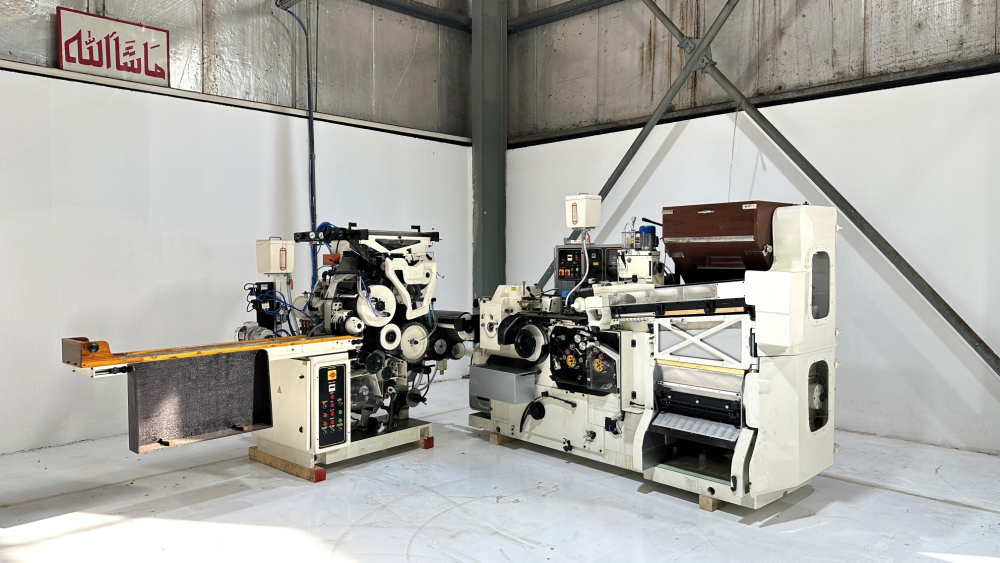
#> input picture mk8_reel/ref/1.jpg, 2000 x 1125 px (shown at 1/2 size); its folder holds 4 pictures in this run
$ python music2.py ref/1.jpg
#> lines starting #> are read from the running program, lines starting #| are printed output that depends on the picture
### mk8_reel/render2.py
"""MK-8 animated exploded-view reel v2 (1080x1920, 30 fps).

Animated version: wheels/drums/gears rotate inside the real photos, exploded parts are
true 3D cards (perspective, thickness, depth sort) under an orbiting camera, wireframe
scan, glitch cuts. Every visible part is pixels from the reference photos.

python3 render2.py                 -> frames into $FRAMES
python3 render2.py --still 5,12 D  -> stills into D
"""
import math, os, sys, json
from multiprocessing import Pool
import numpy as np
import cv2
from PIL import Image, ImageDraw, ImageFilter, ImageFont

HERE = os.path.dirname(os.path.abspath(__file__))
W, H, FPS = 1080, 1920, 30
DUR = 36.0
CYAN = (90, 200, 255)
WHITE = (255, 255, 255)
FOC = 1900.0

F_BOLD = '/usr/share/fonts/opentype/inter/Inter-Bold.otf'
F_SEMI = '/usr/share/fonts/opentype/inter/Inter-SemiBold.otf'
F_MONO = '/usr/share/fonts/truetype/dejavu/DejaVuSansMono.ttf'
if not os.path.exists(F_SEMI):
    F_SEMI = F_BOLD
_fc = {}
# [4 lines left out: function font, not called in this run]

IMG = {i: Image.open(os.path.join(HERE, 'ref', f'{i}.jpg')).convert('RGB') for i in range(1, 6)}
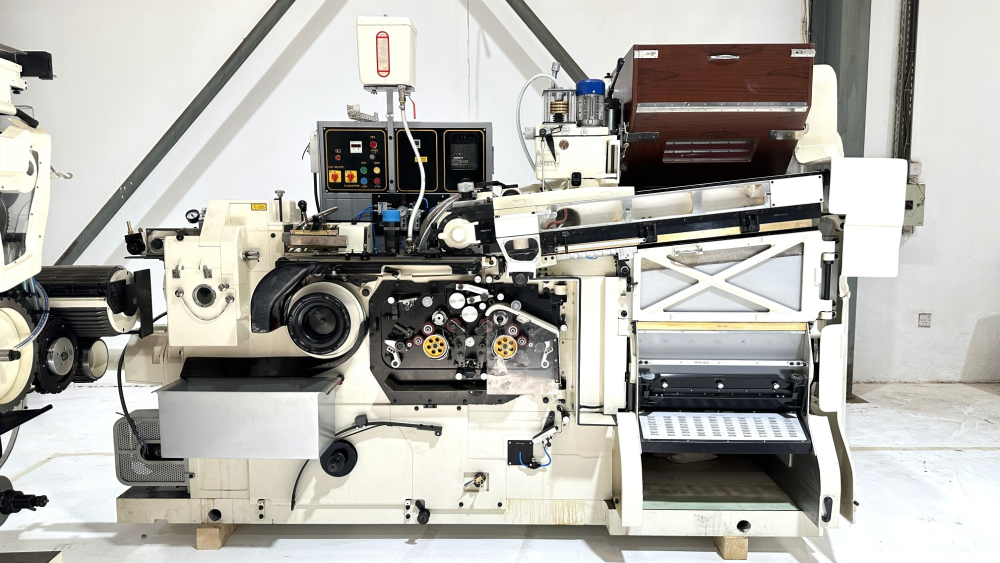
#> input picture mk8_reel/ref/2.jpg, 2000 x 1125 px (shown at 1/2 size)
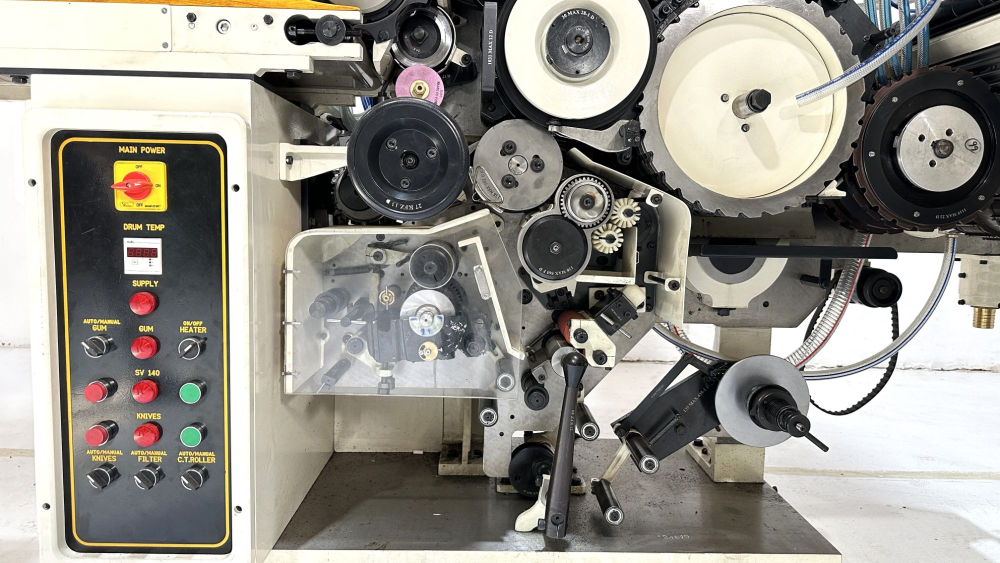
#> input picture mk8_reel/ref/3.jpg, 2000 x 1125 px (shown at 1/2 size)
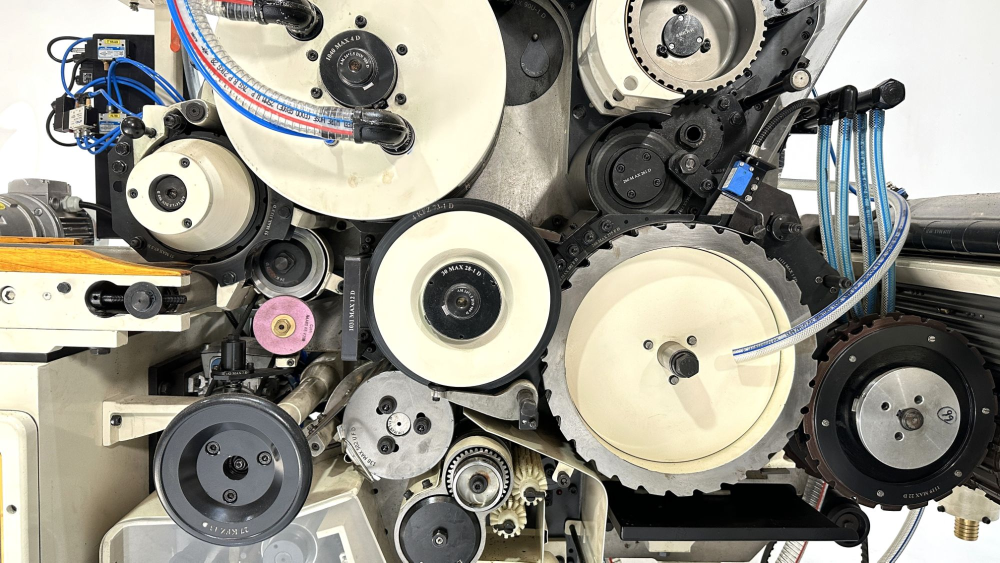
#> input picture mk8_reel/ref/4.jpg, 2000 x 1125 px (shown at 1/2 size)
NP = {i: np.asarray(IMG[i]) for i in IMG}
WHEELS = {int(k): v for k, v in json.load(open(os.path.join(HERE, 'wheels.json'))).items()}

# ---------------------------------------------------------------- timeline (120 BPM, 2 s bars)
T_SCAN0, T_SCAN1 = 4.0, 6.0
T_EXP0, T_EXP1 = 6.0, 10.0
T_LAB0 = 9.8
T_CLOSE = [(16.0, 20.0, 4), (20.0, 24.0, 3), (24.0, 26.0, 5)]
T_BACK = 26.0
T_ASM0, T_ASM1 = 26.6, 31.0
T_HERO = 32.0
CUTS = [4.0, 16.0, 20.0, 24.0, 26.0, 32.0]
PART_DUR = 2.4

def clamp(x, a=0.0, b=1.0): return max(a, min(b, x))
def ease(x):
    x = clamp(x); return 4 * x ** 3 if x < .5 else 1 - (-2 * x + 2) ** 3 / 2
def ease_out(x):
    x = clamp(x); return 1 - (1 - x) ** 3
def seg(t, a, b): return clamp((t - a) / (b - a))
def lerp(a, b, k): return a + (b - a) * k

# ---------------------------------------------------------------- animated source photos
# [25 lines left out: functions anim_src, feather, not called in this run]
FEATHER = feather((2000, 1125), 40)

def rgba(img, mask=FEATHER):
    o = img.convert('RGBA'); o.putalpha(mask); return o

# [7 lines left out: function make_bg, not called in this run]
BG = {i: make_bg(IMG[i]) for i in IMG}

# [6 lines left out: function studio, not called in this run]
STUDIO = studio()

EDGES = {}
for i in (1, 2):
    g = cv2.GaussianBlur(cv2.cvtColor(NP[i], cv2.COLOR_RGB2GRAY), (3, 3), 0)
    e = cv2.Canny(g, 60, 150)
    e = cv2.dilate(e, np.ones((2, 2), np.uint8))
    EDGES[i] = e.astype(np.float32) / 255

# ---------------------------------------------------------------- 3D camera
class Cam:
    """Source-plane coords -> screen with yaw orbit. (cx,cy) source point at centre, scale z."""
    def __init__(s, cx, cy, z, yaw):
        s.cx, s.cy, s.z, s.yaw = cx, cy, z, math.radians(yaw)
        s.c, s.s = math.cos(s.yaw), math.sin(s.yaw)
    def world(s, sx, sy):
        return (sx - s.cx) * s.z, (sy - s.cy) * s.z
    # [12 lines left out: functions proj, coeffs, not called in this run]

def warp_plane(img, src_quad, dst_quad, out_size=(W, H), off=(0, 0)):
    d = [(x - off[0], y - off[1]) for x, y in dst_quad]
    return img.transform(out_size, Image.PERSPECTIVE, coeffs(d, src_quad), resample=Image.BICUBIC)

# [55 lines left out: functions plate, hud, label, title, not called in this run]

# ---------------------------------------------------------------- exploded parts (photo 2)
EXP_C = (980, 560)
Z0, Z1 = 0.68, 0.56
# name, rect, exploded target (canvas @Z1), label offset, align, delay, depth (px toward camera = -)
PARTS = [
    ('Fluid Reservoir',             (708, 30, 838, 192),    (205, 330),  (70, -40),   'left', 0.00, -260),
    ('Drive Motor',                 (1045, 122, 1245, 360), (545, 330),  (-45, -112), 'left', 0.10, -180),
    ('Material Feeding Hopper',     (1238, 82, 1642, 352),  (850, 470),  (-150, -120), 'left', 0.05, -120),
    ('Electrical Control Panel',    (630, 238, 990, 392),   (300, 560),  (-230, 75),  'left', 0.15, -320),
    ('Air Regulator & Valves',      (738, 398, 862, 502),   (115, 760),  (-80, -75),  'left', 0.30, -380),
    ('Conveyor & Transfer Assembly', (985, 338, 1692, 522), (690, 670),  (-330, 40),  'left', 0.20, -200),
    ('Side Housing',                (325, 402, 500, 692),   (110, 1430), (-70, 112),  'left', 0.35, -300),
    ('Rotary Drum Assembly',        (500, 518, 738, 722),   (350, 1420), (-115, -95), 'left', 0.30, -420),
    ('Roller & Gear Assembly',      (738, 556, 1128, 802),  (700, 1440), (-110, -105), 'left', 0.25, -360),
    ('Protective Guard',            (1262, 478, 1628, 642), (945, 1240), (100, -60),  'right', 0.40, -240),
    ('Collection Tray',             (308, 752, 668, 918),   (210, 1660), (-120, 70),  'left', 0.45, -260),
    ('Adjustment Bar & Dials',      (1272, 712, 1618, 802), (880, 1620), (-110, -42), 'left', 0.50, -300),
    ('Perforated Tray',             (1270, 818, 1628, 908), (880, 1745), (-90, 50),   'left', 0.55, -200),
    ('Sensor / Switch Bracket',     (1010, 818, 1142, 932), (580, 1680), (-120, 75),  'left', 0.60, -340),
    ('Handwheel',                   (632, 876, 722, 958),   (470, 1570), (40, 0),     'left', 0.62, -420),
    ('Ventilated Housing',          (222, 818, 382, 972),   (110, 1820), (60, 0),     'left', 0.65, -180),
]
P = [dict(name=a, rect=b, tgt=c, lo=d, al=e, dl=f, dz=g, idx=i) for i, (a, b, c, d, e, f, g) in enumerate(PARTS)]

# [16 lines left out: functions holes_layer, explode_k, not called in this run]

def asm_end(p):
    return T_ASM0 + (0.65 - p['dl']) * (T_ASM1 - T_ASM0 - PART_DUR) / 0.65 + PART_DUR

# [30 lines left out: functions exp_cam, part_world, card_quad, not called in this run]

def avg_edge_color(sp):
    a = np.asarray(sp.convert('RGB')).astype(np.float32)
    return tuple(int(v * 0.45) for v in a.reshape(-1, 3).mean(0))

# [93 lines left out: functions render_exploded, _safe_paste, not called in this run]

def exploded_frame(t, show_labels):
    frame, ov, d, shl = render_exploded(t, show_labels)
    return frame, ov, d

# ---------------------------------------------------------------- wireframe scan
# [16 lines left out: function scan_layer, not called in this run]

# ---------------------------------------------------------------- close-ups
CLOSE = {
    4: ((470, 560, 2.0, -6), (1480, 600, 2.0, 6), [
        ((235, 160), 'Pneumatic Solenoid Valves', 'right'), ((565, 650), 'Grinding Wheel', 'right'),
        ((465, 945), 'Pulley', 'right'), ((925, 600), 'Rotary Drum', 'left'), ((955, 970), 'Gears', 'right'),
        ((1350, 720), 'Toothed Transfer Drum', 'left'), ((1480, 340), 'Limit Switch', 'left'),
        ((1700, 330), 'Pneumatic Hoses', 'left'), ((1817, 835), 'Drum Assembly', 'left')]),
    3: ((300, 580, 1.78, 5), (1250, 560, 1.9, -5), [
        ((280, 370), 'Main Power Isolator', 'right'), ((285, 505), 'Drum Temperature Display', 'right'),
        ((290, 700), 'Gum / Heater Controls', 'right'), ((290, 900), 'Knife / Filter Selectors', 'right'),
        ((817, 316), 'Pulley', 'right'), ((790, 650), 'Transparent Safety Guard', 'right'),
        ((1166, 404), 'Gear Train', 'left'), ((1135, 850), 'Hand Lever', 'left')]),
    5: ((1000, 470, 1.62, -4), (1000, 560, 1.78, 4), [
        ((990, 160), 'Protective Cover', 'right'), ((990, 545), 'Adjustment Bar & Dials', 'right'),
        ((990, 710), 'Perforated Tray', 'right')]),
}

YY = np.linspace(0, 1, H)
DOF = Image.fromarray((np.repeat(np.clip(np.maximum((0.22 - YY) / 0.18, (YY - 0.78) / 0.18), 0, 1)[:, None], W, 1) * 255).astype(np.uint8))

# [101 lines left out: functions render_close, line_frame, glitch, render, not called in this run]

VIG = None
# [8 lines left out: function finish, not called in this run]

def work(fi):
    finish(render(fi), fi).save(os.path.join(os.environ['FRAMES'], f'{fi:05d}.jpg'), quality=93)
    return fi

# [12 lines that do not run on import are left out]

### mk8_reel/music2.py
"""Original cinematic-industrial track, 120 BPM, synced to render2 timeline. No whooshes."""
import numpy as np, wave, sys, os
sys.argv = [sys.argv[0]]
HERE = os.path.dirname(os.path.abspath(__file__)); sys.path.insert(0, HERE)
#> (the run stopped early here; a loop or call above may not have finished)
